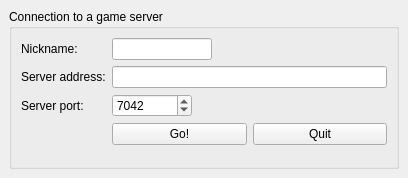
<?xml version="1.0" encoding="UTF-8"?>
<ui version="4.0">
 <class>Connection</class>
 <widget class="QMainWindow" name="Connection">
  <property name="geometry">
   <rect>
    <x>0</x>
    <y>0</y>
    <width>408</width>
    <height>178</height>
   </rect>
  </property>
  <property name="windowTitle">
   <string>Game Terminal</string>
  </property>
  <property name="windowIcon">
   <iconset resource="resources.qrc">
    <normaloff>:/resources/server.png</normaloff>:/resources/server.png</iconset>
  </property>
  <widget class="QWidget" name="centralwidget">
   <layout class="QVBoxLayout" name="verticalLayout">
    <item>
     <widget class="QGroupBox" name="groupBox">
      <property name="enabled">
       <bool>true</bool>
      </property>
      <property name="sizePolicy">
       <sizepolicy hsizetype="Preferred" vsizetype="Preferred">
        <horstretch>0</horstretch>
        <verstretch>0</verstretch>
       </sizepolicy>
      </property>
      <property name="minimumSize">
       <size>
        <width>390</width>
        <height>160</height>
       </size>
      </property>
      <property name="maximumSize">
       <size>
        <width>390</width>
        <height>160</height>
       </size>
      </property>
      <property name="title">
       <string>Connection to a game server</string>
      </property>
      <layout class="QFormLayout" name="formLayout">
       <item row="1" column="0">
        <widget class="QLabel" name="label">
         <property name="text">
          <string>Server address:</string>
         </property>
        </widget>
       </item>
       <item row="1" column="1">
        <widget class="QLineEdit" name="addressLineEdit"/>
       </item>
       <item row="2" column="0">
        <widget class="QLabel" name="label_2">
         <property name="text">
          <string>Server port:</string>
         </property>
        </widget>
       </item>
       <item row="2" column="1">
        <widget class="QSpinBox" name="portSpinBox">
         <property name="maximumSize">
          <size>
           <width>80</width>
           <height>16777215</height>
          </size>
         </property>
         <property name="maximum">
          <number>65536</number>
         </property>
         <property name="value">
          <number>7042</number>
         </property>
        </widget>
       </item>
       <item row="3" column="1">
        <layout class="QHBoxLayout" name="horizontalLayout">
         <property name="bottomMargin">
          <number>0</number>
         </property>
         <item>
          <widget class="QPushButton" name="okPushButton">
           <property name="text">
            <string>Go!</string>
           </property>
           <property name="icon">
            <iconset resource="resources.qrc">
             <normaloff>:/resources/disconnect.png</normaloff>:/resources/disconnect.png</iconset>
           </property>
          </widget>
         </item>
         <item>
          <widget class="QPushButton" name="quitPushButton">
           <property name="text">
            <string>Quit</string>
           </property>
           <property name="icon">
            <iconset resource="resources.qrc">
             <normaloff>:/resources/cross.png</normaloff>:/resources/cross.png</iconset>
           </property>
          </widget>
         </item>
        </layout>
       </item>
       <item row="0" column="0">
        <widget class="QLabel" name="label_3">
         <property name="text">
          <string>Nickname:</string>
         </property>
        </widget>
       </item>
       <item row="0" column="1">
        <widget class="QLineEdit" name="nicknameLineEdit">
         <property name="minimumSize">
          <size>
           <width>0</width>
           <height>0</height>
          </size>
         </property>
         <property name="maximumSize">
          <size>
           <width>100</width>
           <height>16777215</height>
          </size>
         </property>
         <property name="maxLength">
          <number>10</number>
         </property>
        </widget>
       </item>
      </layout>
     </widget>
    </item>
   </layout>
  </widget>
 </widget>
 <tabstops>
  <tabstop>nicknameLineEdit</tabstop>
  <tabstop>addressLineEdit</tabstop>
  <tabstop>portSpinBox</tabstop>
  <tabstop>okPushButton</tabstop>
  <tabstop>quitPushButton</tabstop>
 </tabstops>
 <resources>
  <include location="resources.qrc"/>
 </resources>
 <connections/>
</ui>
